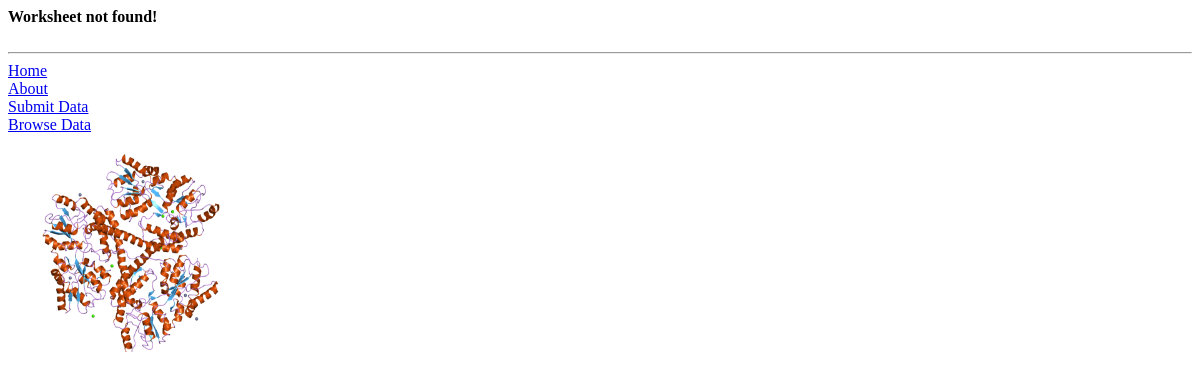
Page /hd/worksheet/ws1234 on the earlier database version.
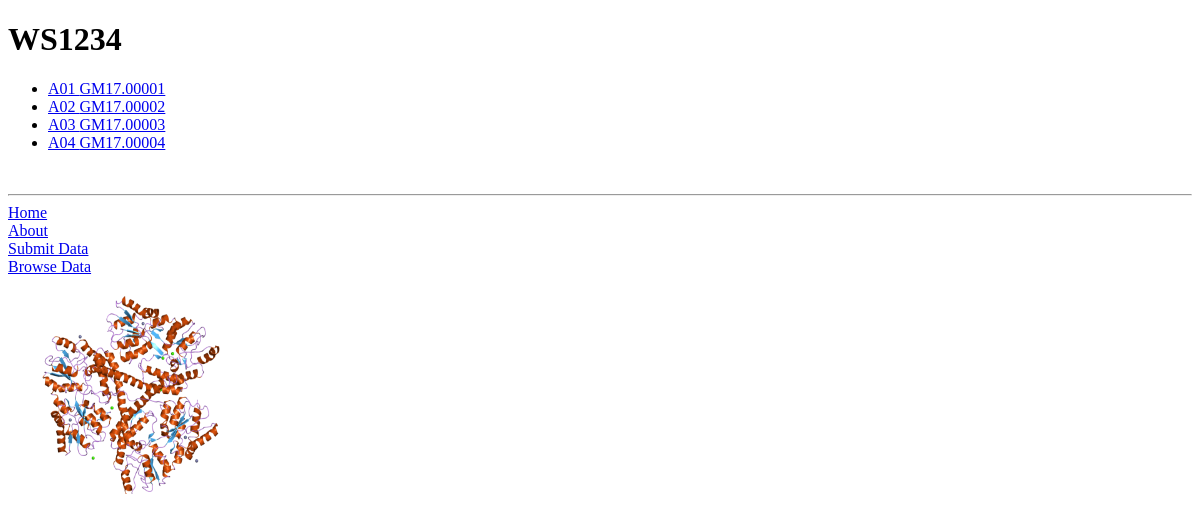
Same page on the later database version.
### HD/models.py (models this page shows, shortened)
class Worksheet(models.Model):
    ws_number = models.CharField(max_length=16, unique=True, null=False)
    datetime = models.DateTimeField(null=True, unique=True)
    panel = models.CharField(max_length=32, unique=False, null=False)
    size = models.CharField(max_length=16, unique=False, null=False)
    analysis_type = models.CharField(max_length=32, unique=False, null=False)
    software = models.CharField(max_length=128, unique=False, null=False)
    slug = models.SlugField(unique=True)

class Well(models.Model):
    worksheet = models.ForeignKey(Worksheet)
    sample = models.ForeignKey(Sample)
    well_name = models.CharField(max_length=8, null=False)

class Sample(models.Model):
    sample_number = models.CharField(max_length=12, null=False, unique=True)
    def __str__(self): # For Python 2, use __unicode__ too
        return self.sample_number

### HD/views.py (the view)
# urls.py: url(r'^worksheet/(?P<ws_number_slug>[\w\-]+)$', views.show_worksheet, name='show_worksheet'),
def show_worksheet(request, ws_number_slug):
    context_dict = {}
    try:
        worksheet = Worksheet.objects.get(slug=ws_number_slug)
        wells = Well.objects.filter(worksheet=worksheet)
        context_dict["wells"] = wells
        context_dict["worksheet"] = worksheet
    except Worksheet.DoesNotExist:
        context_dict["wells"] = None
        context_dict["worksheet"] = None
    return render(request, "HD/worksheet.html", context_dict)

### templates/HD/worksheet.html (shortened to what this page needs)
{% extends 'HD/base.html' %}
{% load staticfiles %}
{% block bodyblock %}
    <div>
    {% if worksheet %}
        <h1>{{worksheet.ws_number}}</h1>
        <ul>
        {% for well in wells %}
            <li>
            <a href="/hd/worksheet/{{worksheet.slug}}/{{well.well_name}}">{{ well.well_name }} {{ well.sample }}</a>
            </li>
        {% endfor %}
    {% else %}
        <strong>Worksheet not found!</strong>
    {% endif %}
        </ul>
</div><br/>
{% endblock %}

Differences in the rows shown:
now on this page (row edited): Worksheet: ws_number "WS1234"
now on this page (row unchanged): Well: well_name "A01", sample "GM17.00001"
now on this page (row unchanged): Well: well_name "A02", sample "GM17.00002"
now on this page (row unchanged): Well: well_name "A03", sample "GM17.00003"
now on this page (row unchanged): Well: well_name "A04", sample "GM17.00004"
Other differences:
text no longer shown: "Worksheet not found!"
